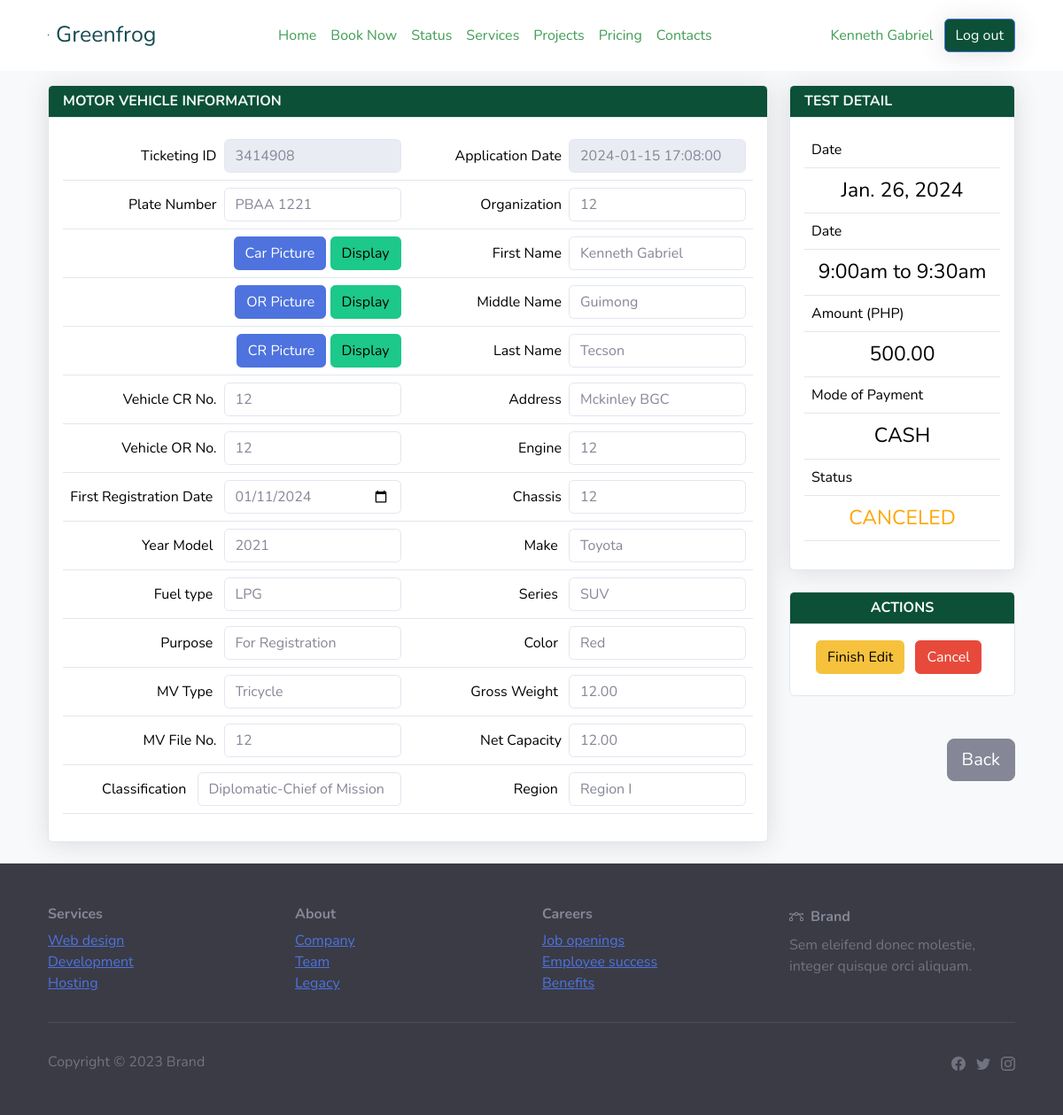
Page /edit-booking.php?id=4 (signed in) on the committed database.
### tables this page shows
CREATE TABLE `car_emission` (
  `id` int(11) NOT NULL,
  `event_id` int(11) NOT NULL,
  `user_id` int(11) NOT NULL,
  `plate_number` varchar(20) NOT NULL,
  `customer_email` varchar(255) NOT NULL,
  `customer_first_name` varchar(255) NOT NULL,
  `customer_middle_name` varchar(255) DEFAULT NULL,
  `customer_last_name` varchar(255) NOT NULL,
  `address` varchar(255) DEFAULT NULL,
  `status` varchar(20) NOT NULL,
  `app_date` datetime DEFAULT NULL,
  `vehicle_cr_no` varchar(50) DEFAULT NULL,
  `vehicle_or_no` varchar(50) DEFAULT NULL,
  `first_reg_date` date DEFAULT NULL,
  `year_model` varchar(10) DEFAULT NULL,
  `fuel_type` varchar(50) DEFAULT NULL,
  `purpose` varchar(50) DEFAULT NULL,
  `mv_type` varchar(50) DEFAULT NULL,
  `region` varchar(50) DEFAULT NULL,
  `mv_file_no` varchar(50) DEFAULT NULL,
  `classification` varchar(50) DEFAULT NULL,
  `payment_date` datetime DEFAULT NULL,
  `petc_or` varchar(50) DEFAULT NULL,
  `amount` decimal(10,2) DEFAULT NULL,
  `organization` varchar(100) DEFAULT NULL,
  `engine` varchar(50) DEFAULT NULL,
  `chassis` varchar(50) DEFAULT NULL,
  `make` varchar(50) DEFAULT NULL,
  `series` varchar(50) DEFAULT NULL,
  `color` varchar(50) DEFAULT NULL,
  `gross_weight` decimal(10,2) DEFAULT NULL,
  `net_capacity` decimal(10,2) DEFAULT NULL,
  `cec_number` varchar(50) DEFAULT NULL,
  `mvect_operator` varchar(50) DEFAULT NULL,
  `car_picture` varchar(255) NOT NULL,
  `paymentMethod` varchar(50) NOT NULL,
  `paymentStatus` varchar(50) NOT NULL,
  `ticketing_id` varchar(20) NOT NULL,
  `reference_number` varchar(50) DEFAULT NULL,
  `date_tested` datetime DEFAULT NULL,
  `smurf_admin_id` int(11) DEFAULT NULL,
  `payAmount1` varchar(250) DEFAULT NULL,
  `receipt1` varchar(255) DEFAULT NULL,
  `paymentMethod1` varchar(50) DEFAULT NULL,
  `reference1` varchar(50) DEFAULT NULL
);

CREATE TABLE `schedule_list` (
  `id` int(30) NOT NULL,
  `title` text NOT NULL,
  `description` text NOT NULL,
  `qty_of_person` int(23) NOT NULL,
  `reserve_count` int(23) NOT NULL DEFAULT 0,
  `price_3` decimal(10,2) NOT NULL DEFAULT 0.00,
  `price_2` decimal(10,2) NOT NULL,
  `price_1` decimal(10,2) NOT NULL DEFAULT 0.00,
  `start_datetime` datetime NOT NULL,
  `end_datetime` datetime DEFAULT NULL,
  `availability` varchar(10) NOT NULL DEFAULT 'available'
);

### edit-booking.php (the view, shortened to what the rows shown need)
<?php
include("connect/connection.php");
if (isset($_GET['id'])) {
    $bookingId = $_GET['id'];
    $bookingQuery = $connect->prepare("SELECT ce.*, sl.price_1, sl.price_2, sl.price_3 FROM car_emission ce
                                      INNER JOIN schedule_list sl ON ce.event_id = sl.id
                                      WHERE ce.id = ?");
    $bookingQuery->bind_param("i", $bookingId);
    $bookingQuery->execute();
    $bookingResult = $bookingQuery->get_result();
    $bookingDetails = $bookingResult->fetch_assoc();
     $event_id = $bookingDetails['event_id'];
     $scheduleQuery = $connect->prepare("SELECT * FROM schedule_list WHERE id = ?");
     $scheduleQuery->bind_param("i", $event_id);
     $scheduleQuery->execute();
     $scheduleResult = $scheduleQuery->get_result();
     $scheduleDetails = $scheduleResult->fetch_assoc();
     $userName = $bookingDetails['customer_first_name'];
} else {
    header('Location: schedule-status.php');
    exit();
}
?>
<!DOCTYPE html>
<html data-bs-theme="light" lang="en">
<head>
    <link rel="stylesheet" href="admin/assets/bootstrap/css/bootstrap.min.css">
</head>
<body style=" background-color: #f8f9fa;">
  <?php include 'partials/nav.php'?>
    <div class="container mt-3">
                    <form    method="POST"  name="bookingForm">
                    <div class="row">
                    <div class="col-12 col-md-8 col-lg-9 mx-auto">
    <div class="card shadow mb-4">
                                <div class="card-body">
                                    <div class="table-responsive">
                                        <table class="table">
                                            <tbody>
                                                <tr>
   <td class="text-end" style="vertical-align: middle;">Ticketing ID<input id="ticketingId" class="form-control" style="max-width: 200px; display: inline-block; margin-left: 8px;" value="<?php echo $bookingDetails['ticketing_id']; ?>" type="text" readonly disabled></td>
   <td class="text-end" style="vertical-align: middle;">Application Date<input id="appDate" class="form-control" style="max-width: 200px; display: inline-block; margin-left: 8px;" value="<?php echo $bookingDetails['app_date']; ?>" type="text" readonly disabled></td>
   </tr>
                                            <tr>
                                            <td class="text-end" type="text" style="width: 200px;">Plate Number<input id="plateNumber" class="form-control" style="max-width: 200px; display: inline-block; margin-left: 8px;"  value="<?php echo $bookingDetails['plate_number']; ?>"  ></td>
                                                    <td class="text-end" style="width: 200px;">Organization<input id="organizationInput" type="text" class="form-control" style="max-width: 200px; display: inline-block; margin-left: 8px;" value="<?php echo $bookingDetails['organization']; ?>" ></td>
                                                </tr>
                                               <tr>
                                                    <td class="text-end">First Name<input id="firstnameInput" type="text" class="form-control" style="max-width: 200px; display: inline-block; margin-left: 8px;" value="<?php echo $bookingDetails['customer_first_name']; ?>" ></td>
                                                </tr>
                                                <tr>
                <td class="text-end" style="width: 200px;">Middle Name<input id="middleNameInput" type="text" class="form-control" style="max-width: 200px; display: inline-block; margin-left: 8px;" value="<?php echo $bookingDetails['customer_middle_name']; ?>"  ></td>
                                                <tr>
                                                    <td class="text-end" style="width: 200px;">Last Name<input id="lastNameInput" type="text" class="form-control" style="max-width: 200px; display: inline-block; margin-left: 8px;" value="<?php echo $bookingDetails['customer_last_name']; ?>" ></td>
                                                </tr>
                                                <tr>
                                                <td class="text-end" style="vertical-align: middle;">Vehicle CR No.<input id="vehicleCrInput" type="text" class="form-control" style="max-width: 200px; display: inline-block; margin-left: 8px;" value="<?php echo $bookingDetails['vehicle_cr_no']; ?>"  ></td>
                                                <td class="text-end" style="width: 200px;">Address<input id="addressInput" type="text" class="form-control" style="max-width: 200px; display: inline-block; margin-left: 8px;" value="<?php echo $bookingDetails['address']; ?>"  ></td>
                                                </tr>
                                                <tr>
                                                <td style="text-align: right;">Vehicle OR No.<input id="vehicleOrInput" type="text"  class="form-control" style="max-width: 200px; display: inline-block; margin-left: 8px;" value="<?php echo $bookingDetails['vehicle_or_no']; ?>" ></td>
                                                <td class="text-end">Engine<input id="engineInput" class="form-control" type="text" style="max-width: 200px; display: inline-block; margin-left: 8px;" value="<?php echo $bookingDetails['engine']; ?>"  ></td>
                                                </tr>
                                                <tr>
                                                <td class="text-end">First Registration Date
                                                <input id="firstRegInput" type="date" class="form-control" style="max-width: 200px; display: inline-block; margin-left: 8px;" value="<?php echo $bookingDetails['first_reg_date']; ?>" >
    </td>
    <td style="text-align: right;">Chassis<input type="text" id="chassisInput" class="form-control" style="max-width: 200px; display: inline-block; margin-left: 8px;" value="<?php echo $bookingDetails['chassis']; ?>"  ></td>
                                                </tr>
                                                <tr>
                                                    <td class="text-end">Fuel type
                                                    <select name="fuelTypeInput" id="fuelTypeInput" type="text" class="form-control" style="max-width: 200px; display: inline-block; margin-left: 8px;" value="<?php echo $bookingDetails['fuel_type']; ?>" >
                        <?php
                    $fuelTypes = array("Gasoline", "LPG", "Diesel - None Turbo", "Turbo Diesel");
                    foreach ($fuelTypes as $fuelType) {
                        $selected = ($fuelType === $bookingDetails['fuel_type']) ? 'selected' : '';
                        echo '<option value="' . $fuelType . '" ' . $selected . '>' . $fuelType . '</option>';
                    }
                    ?>
                                                    </select>
                                                    </td>
                                                </tr>
                                                <tr>
                                                    <td class="text-end">MV Type
                                                    <td class="text-end">
    Gross Weight
    <input id="grossWeightInput" type="text" class="form-control" style="max-width: 200px; display: inline-block; margin-left: 8px;" value="<?php echo $bookingDetails['gross_weight']; ?>" >
</td>
                                                </tr>
                                                <tr>
                                                   <td class="text-end">MV File No.<input id="mvFileInput" type="text"class="form-control" style="max-width: 200px; display: inline-block; margin-left: 8px;" value="<?php echo $bookingDetails['mv_file_no']; ?>" ></td>
                                                    <td class="text-end">Net Capacity<input id="netCapacityInput" class="form-control" style="max-width: 200px; display: inline-block; margin-left: 8px;" value="<?php echo $bookingDetails['net_capacity']; ?>" ></td>
                                                </tr>
                                            </tbody>
                                        </table>
                                    </div>
                                </div>
                            </div>
                        </div>
                        <div class="col-lg-3">
                        <div class="">
                       <div class="card shadow mb-4">
    <div class="card-body">
        <div class="table-responsive">
            <table class="table">
                <tbody>
                <tr>
                        <th><span style="font-weight: normal !important;">Date</span></th>
                    </tr>
                    <tr>
                       <td class="text-center" style="font-size: 23px;"><?php echo date('M. j, Y', strtotime( $scheduleDetails['start_datetime'])); ?></td>
                    </tr>
                <tr>
                        <th><span style="font-weight: normal !important;">Date</span></th>
                    </tr>
                    <tr>
                       <td class="text-center" style="font-size: 23px;"><?php echo date('g:ia', strtotime( $scheduleDetails['start_datetime'])) . ' to ' . date('g:ia', strtotime( $scheduleDetails['end_datetime'])); ?></td>
                    </tr>
                <tr>
                        <th><span style="font-weight: normal !important;">Amount (PHP)</span></th>
                    </tr>
                    <tr>
                        <td id ="amountValue" class="text-center" style="color: ;font-size: 23px;" ><?php echo $bookingDetails['amount']; ?></td>
                    </tr>
                    <tr>
    <th><span style="font-weight: normal !important;">Mode of Payment</span></th>
</tr>
<tr>
<td class="text-center" style="font-size: 23px;"><?php echo strtoupper($bookingDetails['paymentMethod']); ?></td>
</tr>
<tr>
    <th><span style="font-weight: normal !important;">Status</span></th>
</tr>
<tr>
<td class="text-center" style="font-size: 23px; color:orange;"><?php echo strtoupper($bookingDetails['status']); ?></td>
</tr>
                </tbody>
            </table>
        </div>
    </div>
</div>
                      </div>
                </div>
            </div>
        </form>
        </div>
</body>
</html>

### partials/nav.php (shortened to what the rows shown need)
<nav class="navbar navbar-expand-md sticky-top py-3 navbar-dark" id="mainNav" style="background: rgb(255,255,255);">
        <div class="container">
            <div class="collapse navbar-collapse" id="navcol-1">
                <ul class="navbar-nav mx-auto">
                    <li class="nav-item"><a class="nav-link" href="home.php" style="color: rgb(65,157,85);">Home</a></li>
                    <li class="nav-item"><a class="nav-link" href="book-now.php"><span style="color: rgb(65, 157, 85);">Book Now</span></a></li>
                    <li class="nav-item"><a class="nav-link" href="schedule-status.php"><span style="color: rgb(65, 157, 85);">Status</span></a></li>
                    <li class="nav-item" style="color: rgb(65,157,85);"><a class="nav-link" href="services.php" style="color: rgb(65,157,85);">Services</a></li>
                    <li class="nav-item" style="color: rgb(65,157,85);"><a class="nav-link" href="projects.php" style="color: rgb(65,157,85);">Projects</a></li>
                    <li class="nav-item" style="color: rgb(65,157,85);"><a class="nav-link" href="pricing.php" style="color: rgb(65,157,85);">Pricing</a></li>
                    <li class="nav-item" style="color: rgb(65,157,85);"><a class="nav-link" href="contacts.php" style="color: rgb(65,157,85);">Contacts</a></li>
                </ul> <a class="btn btn-primary" role="button" style="background: rgba(255,255,255,0);color: #419d55;border-style: none;" href="account.php"><?php echo $userName?></a><a class="btn btn-primary shadow" role="button" href="logout.php" style="background: var(--bs-success-text-emphasis);">Log out</a>
            </div>
        </div>
    </nav>

### rows in the picture
car_emission: customer_first_name "Kenneth Gabriel", ticketing "3414908", app_date "2024-01-15 17:08:00", plate_number "PBAA 1221", organization "12", customer_middle_name "Guimong", customer_last_name "Tecson", vehicle_cr_no "12", address "Mckinley BGC", vehicle_or_no "12", engine "12", first_reg_date "01/11/2024", chassis "12", fuelTypeInput "LPG", gross_weight "12.00", mv_file_no "12", net_capacity "12.00", amount "500.00", paymentMethod "CASH", status "CANCELED"
schedule_list: start_datetime "Jan. 26, 2024", start_datetime "9:00am", end_datetime "9:30am"

### other values in the picture
form field value "2021"
form field makeInput "Toyota"
form field seriesInput "SUV"
form field purposeInput "For Registration"
form field colorInput "Red"
form field mvTypeInput "Tricycle"
form field classification "Diplomatic-Chief of Mission"
form field region "Region I"
